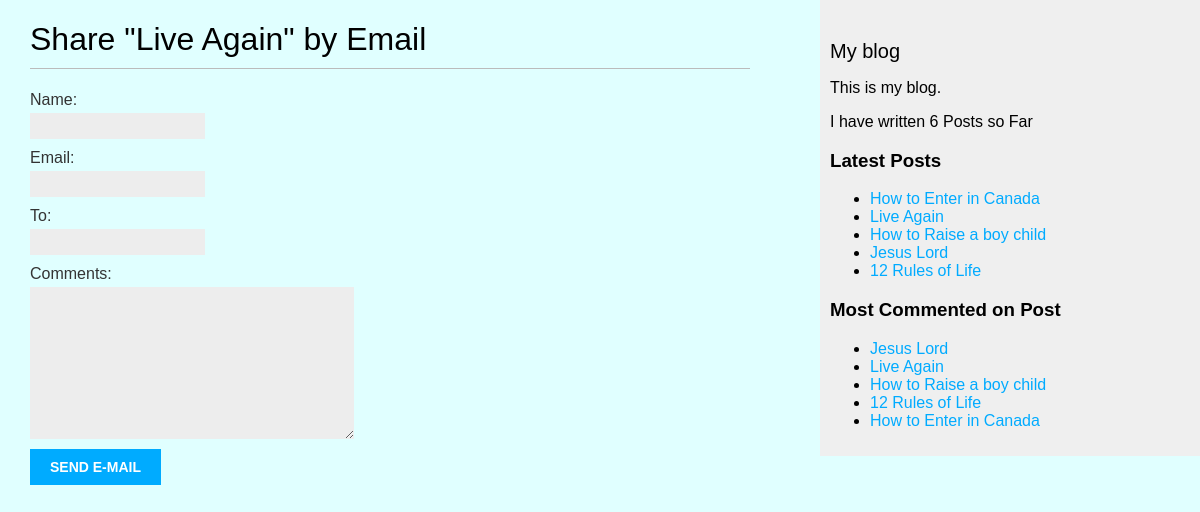
The app's page /1/share/, older data.
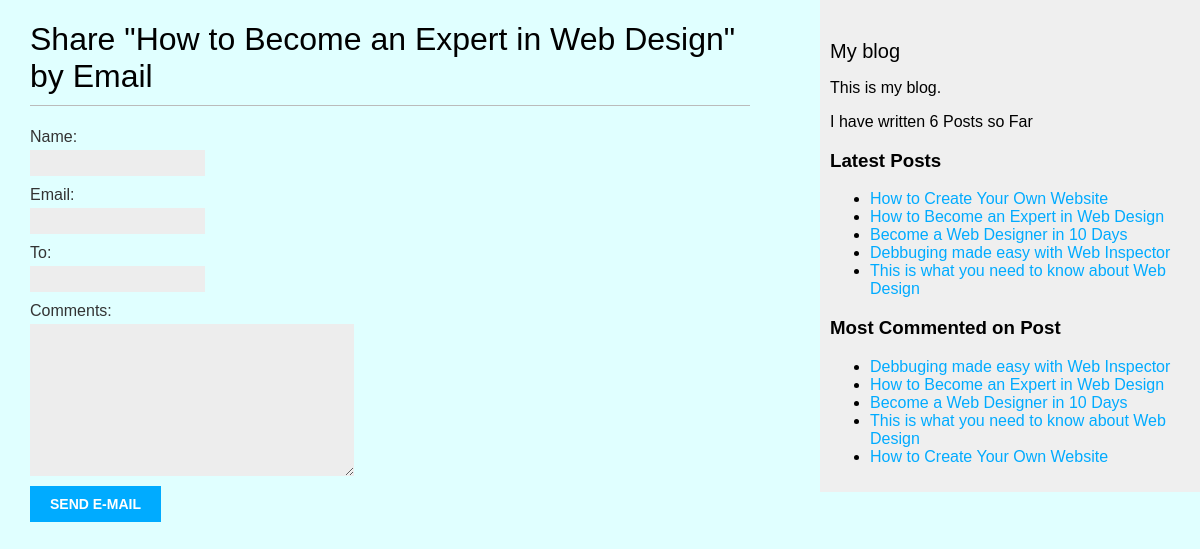
The same page, newer data.
### blog/models.py (models this page shows, shortened)
class Post(models.Model):
    class Status(models.TextChoices):
        DRAFT = 'DF', 'Draft'
        PUBLISHED = 'PB', 'Published'
    title = models.CharField(max_length=250)
    slug = models.SlugField(max_length=250,
                            unique_for_date='publish')
    author = models.ForeignKey(User, on_delete=models.CASCADE, related_name="blog_posts")
    body = models.TextField()
    publish = models.DateTimeField(default=timezone.now)
    created = models.DateTimeField(auto_now_add=True)
    updated = models.DateTimeField(auto_now=True)
    status = models.CharField(max_length=2,
                              choices=Status.choices,
                              default=Status.DRAFT)
    objects = models.Manager()#Default Manager
    published = PublishedManager()#Our Custom Manager
    tags = TaggableManager()
    class Meta:
        ordering = ['-publish']
        indexes = [
            models.Index(fields=['-publish']),
        ]
    def get_absolute_url(self):
        return reverse('blog:post_detail',
                       args=[self.publish.year,
                             self.publish.month,
                             self.publish.day,
                             self.slug])

### blog/views.py (the view)
# urls.py: path('<int:post_id>/share/', views.post_share, name="post_share"),
def post_share(request, post_id):
    post = get_object_or_404(Post, id=post_id, status=Post.Status.PUBLISHED)
    sent = False
    if request.method == 'POST':
        form = EmailPostForm(request.POST)
        if form.is_valid():
            cd = form.cleaned_data
            post_url = request.build_absolute_uri(
                post.get_absolute_url())
            subject = f"{cd['name']} recommends you read " \
                      f"{post.title}"
            message = f"Read {post.title} at {post_url}\n\n" \
                      f"{cd['comments']}"
            send_mail(subject, message, 'bonheurngezayo2@gmail.com',
                     [cd['to']])
            sent = True
    else:
        form = EmailPostForm()
    return render(request, "blog/post/share.html", {'post': post,
                                                    'form': form,
                                                    'sent': sent})

### blog/forms.py
class EmailPostForm(forms.Form):
    name = forms.CharField(max_length=25)
    email = forms.EmailField()
    to = forms.EmailField()
    comments = forms.CharField(required=False,
                               widget=forms.Textarea)

### blog/models.py (called while the page is built)
    def get_queryset(self):
        return super().get_queryset().filter(status=Post.Status.PUBLISHED)

### blog/templatetags/blog_tags.py (called while the page is built)
@register.simple_tag
def total_posts():
    return Post.published.count()

@register.inclusion_tag('blog/post/latest_posts.html')
def show_latest_posts(count=5):
    latest_posts = Post.published.order_by('-publish')[:count]
    return {'latest_posts': latest_posts}

@register.simple_tag
def get_most_commented_posts(count=5):
    return Post.published.annotate(
               total_comments=Count('comments')
        ).order_by('-total_comments')[:count]

### blog/templates/blog/post/share.html (shortened to what this page needs)
{% extends "blog/base.html" %}
{% block content %}
{% if sent %}
    <h1>Email successfully Sent</h1>
    <p>
        "{{ post.title }}" was successfully sent to {{ form.cleaned_data.to }}.
    </p>
{% else %}
    <h1>Share "{{ post.title }}" by Email</h1>
    <form action="" method="post" novalidate>
        {{ form.as_p }}
        <input type="submit" value="Send e-mail">
    </form>
{% endif %}
{% endblock %}

### blog/templates/blog/base.html (shortened to what this page needs)
{% load blog_tags %}
{% load static %}
<!DOCTYPE html>
<html>
<head>
 <link href="{% static "css/blog.css" %}" rel="stylesheet">
</head>
<body>
 <div id="content">
   {% block content %}
   {% endblock %}
 </div>
 <div id="sidebar">
    <h2>My blog</h2>
    <p>This is my blog.</p>
    <p>I have written {% total_posts %} Posts so Far</p>
    <h3>Latest Posts</h3>
    <p>{% show_latest_posts %}</p>
    <h3>Most Commented on Post</h3>
    {% get_most_commented_posts as most_commented_posts %}
    <ul>
      {% for post in most_commented_posts %}
      <li>
        <a href="{{ post.get_absolute_url }}">{{ post.title }}</a>
      </li>
      {% endfor %}
    </ul>
 </div>
</body>
</html>

### blog/templates/blog/post/latest_posts.html
<ul>
    {% for post in latest_posts %}
        <li>
            <a href="{{ post.get_absolute_url }}">{{ post.title }}</a>
        </li>
    {% endfor %}
</ul>

### blog/static/css/blog.css (style rules this page uses)
body { margin:0; padding:0; font-family:helvetica, sans-serif; background-color: lightcyan; }
a { color:#00abff; text-decoration:none; }
h1 { font-weight:normal; border-bottom:1px solid #bbb; padding:0 0 10px 0; }
h2 { font-weight:normal; margin:30px 0 0; font-size: 20px; }
#content { float:left; width:60%; padding:0 0 0 30px; }
#sidebar { float:right; width:30%; padding:10px; background:#efefef; height:100%; }
label { float:left; clear:both; color:#333; margin-bottom:4px; }
input, textarea { clear:both; float:left; margin:0 0 10px; background:#ededed; border:0; padding:6px 10px; font-size:12px; }
input[type=submit] { font-weight:bold; background:#00abff; color:#fff; padding:10px 20px; font-size:14px; text-transform:uppercase; }

Row changes from the older to the newer data that the page shows:
changed Post: title "Live Again" → "How to Become an Expert in Web Design"
changed Post: title "How to Enter in Canada" → "How to Create Your Own Website"
changed Post: title "How to Raise a boy child" → "Become a Web Designer in 10 Days"
changed Post: title "Jesus Lord" → "Debbuging made easy with Web Inspector"
changed Post: title "12 Rules of Life" → "This is what you need to know about Web Design"
